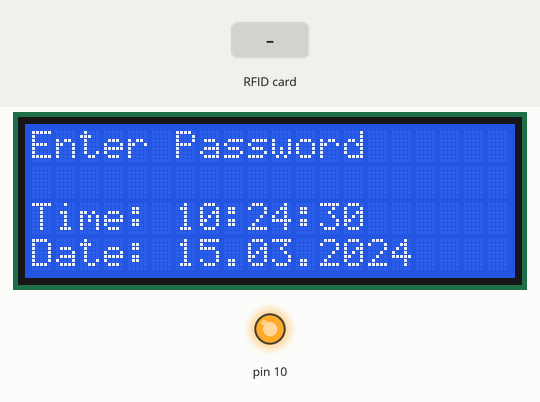
The sketch below on a simulated Arduino Uno, built with avr-gcc and run on an emulated ATmega328P. Shown: 20×4 character LCD, output pins drawn as LEDs (lit = HIGH). The inputs (shaded band) are chosen by the test bench. The local clock reads 2024-03-15 10:24:30 at power-on unless the sketch sets it; what the sketch prints to the serial monitor is not drawn.

Above: at 0.2 s.
At 1.3 s:
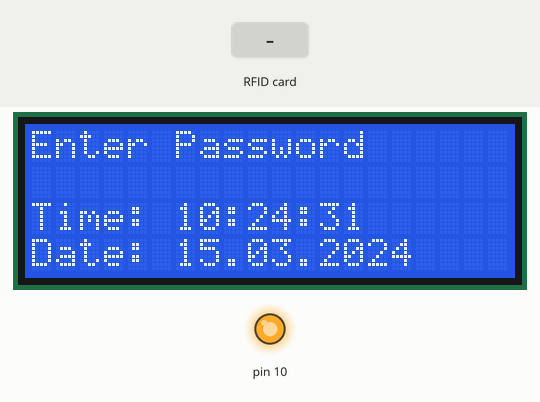
1.4 s: RFID card 0D 11 57 73 held to the reader
3.5 s: RFID card 5E 7A 19 C4 held to the reader
At 4.8 s:
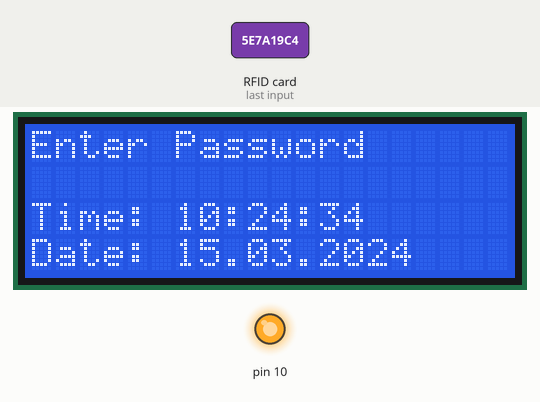
Timing chart, 0 to 6.5 s (numbered marks = the images above; inputs shaded):
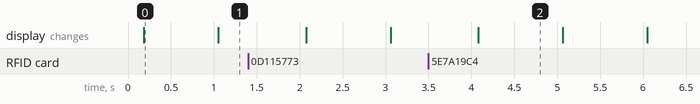

The sketch:

DoorLock_Wifi.ino
```cpp
#include <SPI.h>
#include <MFRC522.h>
#include<LiquidCrystal_I2C.h>
#include <DS3231.h>
#include <Wire.h>
#include <Timelib.h>

#define RST_PIN  4
#define SS_PIN   15

LiquidCrystal_I2C lcd(0x27 , 2,1,0,4,5,6,7,3,POSITIVE);
MFRC522 mfrc522(SS_PIN, RST_PIN);
DS3231  rtc(SDA, SCL);


void setup() {
  Serial.begin(9600);
  while (!Serial);
  SPI.begin();
  mfrc522.PCD_Init();
  lcd.begin(20,4);
  rtc.begin();
  lcd.setCursor(0,0);
  lcd.print("Enter Password");
  //mfrc522.PCD_DumpVersionToSerial();  // Show details of PCD - MFRC522 Card Reader details
  //Serial.println(F("Scan PICC to see UID, SAK, type, and data blocks..."));
}

void loop()
{
  rfid();
   lcd.setCursor(0,2);
 lcd.print("Time: ");
 lcd.print(rtc.getTimeStr());

 lcd.setCursor(0,3);
 lcd.print("Date: ");
 lcd.print(rtc.getDateStr());
}


void rfid()
{
  if ( ! mfrc522.PICC_IsNewCardPresent())
  {
    return;
  }
  if ( ! mfrc522.PICC_ReadCardSerial())
  {
    return;
  }
  String content= "";
  byte letter;
  for (byte i = 0; i < mfrc522.uid.size; i++)
  {
    // Serial.print(mfrc522.uid.uidByte[i] < 0x10 ? " 0" : " ");
     //Serial.print(mfrc522.uid.uidByte[i], HEX);
     content.concat(String(mfrc522.uid.uidByte[i] < 0x10 ? " 0" : " "));
     content.concat(String(mfrc522.uid.uidByte[i], HEX));
  }
  content.toUpperCase();
  Serial.print(content.substring(1)+" "); //prints the RFID Tag
  if (content.substring(1) == "0D 11 57 73")
  {
  //  access(1);
    //delay(2000);
    content="";
  }
  else
  {
//    access(2);
  }
  Serial.println();
}


void timed()
{
  lcd.setCursor(0,2);
 lcd.print("Time: ");
 lcd.print(rtc.getTimeStr());
 Serial.print(lcd.print(rtc.getTimeStr()));
 lcd.setCursor(0,3);
 lcd.print("Date: ");
 lcd.print(rtc.getDateStr());
 Serial.print(rtc.getDateStr());
}
```

Measured:
- what the display in image 0 shows lasts 0.9 s, from 0.2 s to 1.1 s
- what the display in image 2 shows lasts 1.0 s, from 4.1 s to 5.1 s
